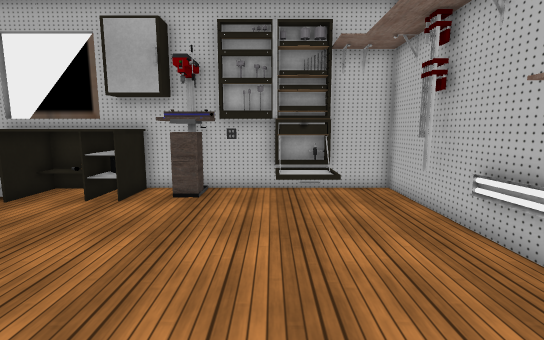
[1] (above)

12 first-person views from a walk through a scene from a Unity 3-D project. The camera is 1.3 m above the floor, tilts 8° down and sees 85° across. The floor is counted in squares, 0.5 m on a side. Each view is taken from the middle of a square. On the plan, view 1 faces up. The plan holds only what a view shows up to about 19 squares ahead; the rest is blank. Some surface patterns are stand-ins.

[2]
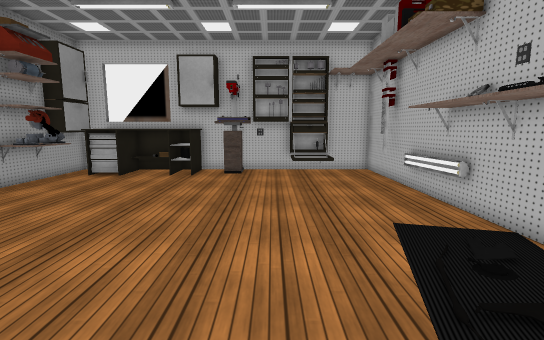

[3]
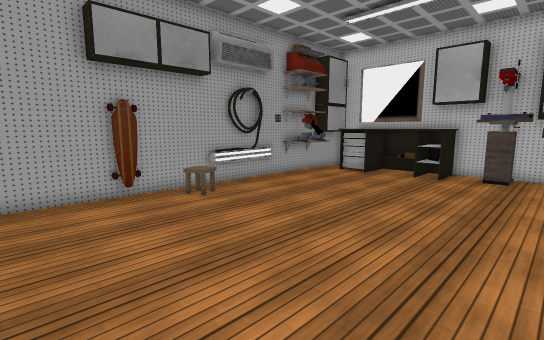

[4]
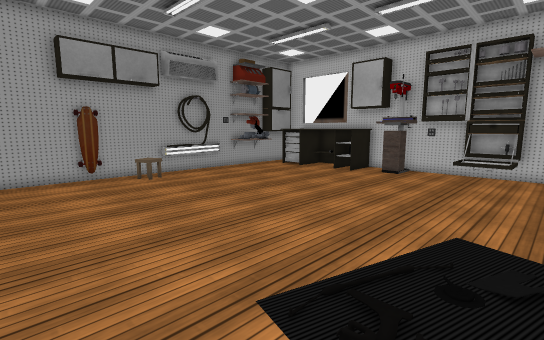

[5]
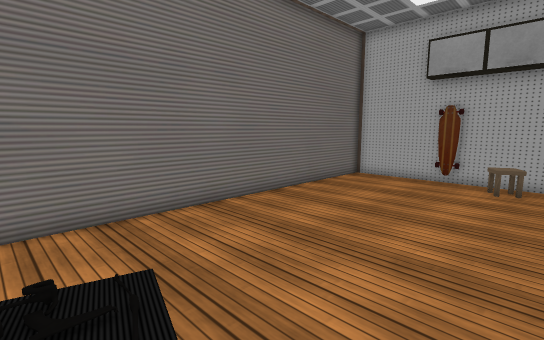

[6]
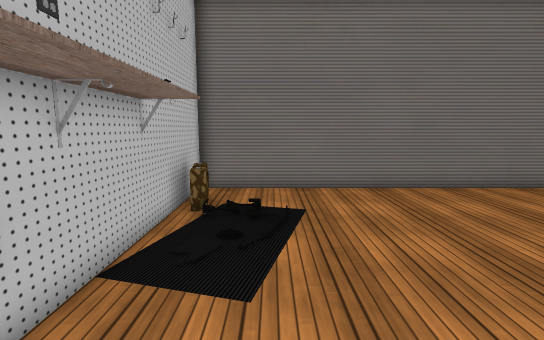

[7]
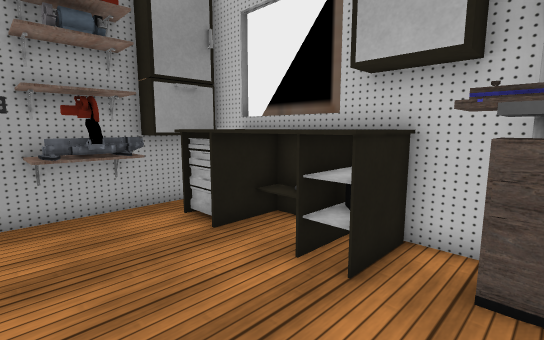

[8]
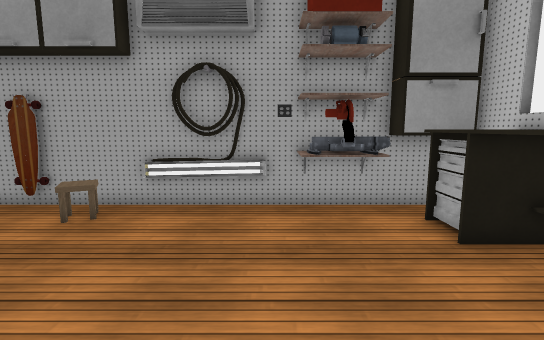

[9]
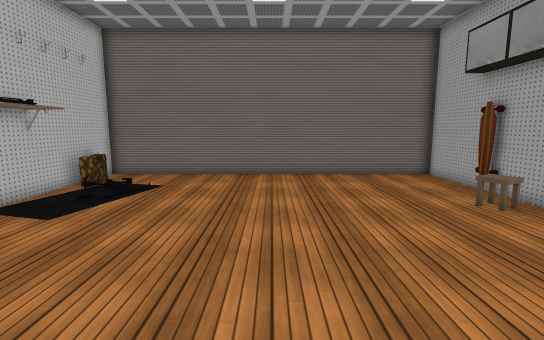

[10]
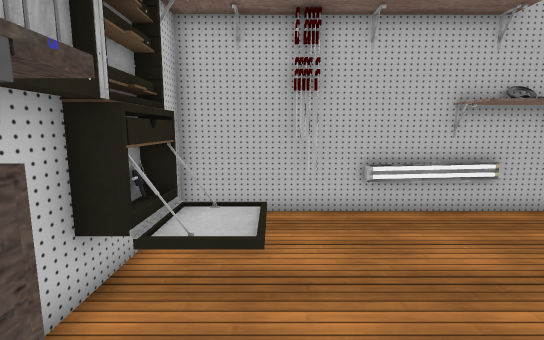

[11]
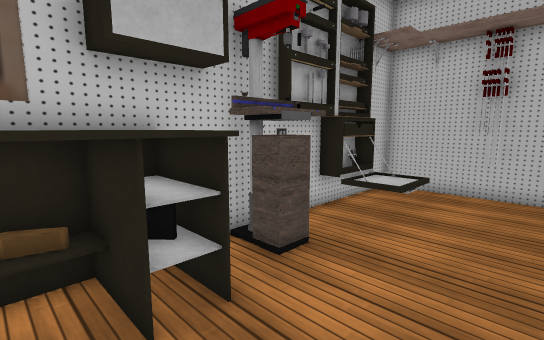

[12]
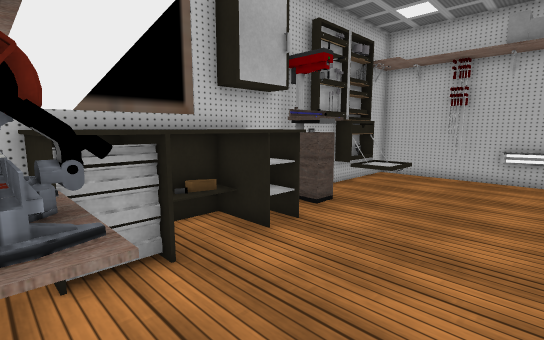

### Floor plan
Points are (right, up) in squares from view 1. A wall is a line through its corners. A room is listed if a view was taken in it or the views show most of it. See-through windows are left out.
Room 1 (views 1, 2, 3, 4, 5, 6, 7, 8, 9, 10, 11, 12)
walls: (-2.8, 10.9) (-2.8, 12) (-2.8, 11); (-3.8, 11) (-3.8, 12); (-2.2, 11) (-4.2, 11) (-4.2, 12); (-12.4, 3.6) (-12.7, 3.1) (-12.6, 2.4); (-12.6, 3.8) (-12.5, 3.1); (-11.6, 7.2) (-12.4, 7.2); (-11.1, 8) (-12.3, 8); (-2.4, 11.8) (-4.2, 11.8); (-11.3, 8.2) (-12.5, 8.2); (-12.8, 5.1) (-12.7, 4.6); (-12.6, 5.9) (-12.6, 1.8); (5.1, 2.4) (5.1, 12.9) (-12.9, 12.9) (-12.9, -6.8) (5.1, -6.8) (5.1, -0.4); (-11.4, 8.4) (-11.4, 7.9); (-11.8, 8.3) (-11.8, 7.1); (-11.6, 8.6) (-11.6, 7.6) (-12.2, 7.6); (-12.6, -1.5) (-12.6, -2.5); (-11.8, 9.5) (-11.8, 8.7); (4.6, 8.9) (4.6, 9.4); (-10, 13.2) (-11.4, 13.2)
low walls: (-11.4, 7.2) (-11.8, 7.1); (5, 3) (5, 3.6); (5, 4.4) (5, 7.2); (-11.3, 9) (-11.8, 8.8); (4, -3.1) (4.6, -3); (2.3, 12.7) (1.6, 12.6)
objects: shelf (-11, 7); shelf (-11, 9); table (-11, 10) to (-5, 12); locker (-2, 12) to (2, 12); carpet (4, -4); carpet (4, -2); shelf (4, -1) to (5, 4)

Where each view was taken, in squares from view 1:
view 1: 0 up, 0 right, facing up
view 2: 6 down, 1 left, facing up
view 3: 6 down, 1 left, facing up-left
view 4: 6 down, 4 right, facing up-left
view 5: 2 up, 3 right, facing down-left
view 6: 6 up, 2 right, facing down
view 7: 6 up, 3 left, facing up-left
view 8: 6 up, 3 left, facing left
view 9: 10 up, 4 left, facing down
view 10: 10 up, 4 left, facing right
view 11: 7 up, 8 left, facing up-right
view 12: 5 up, 12 left, facing up-right
